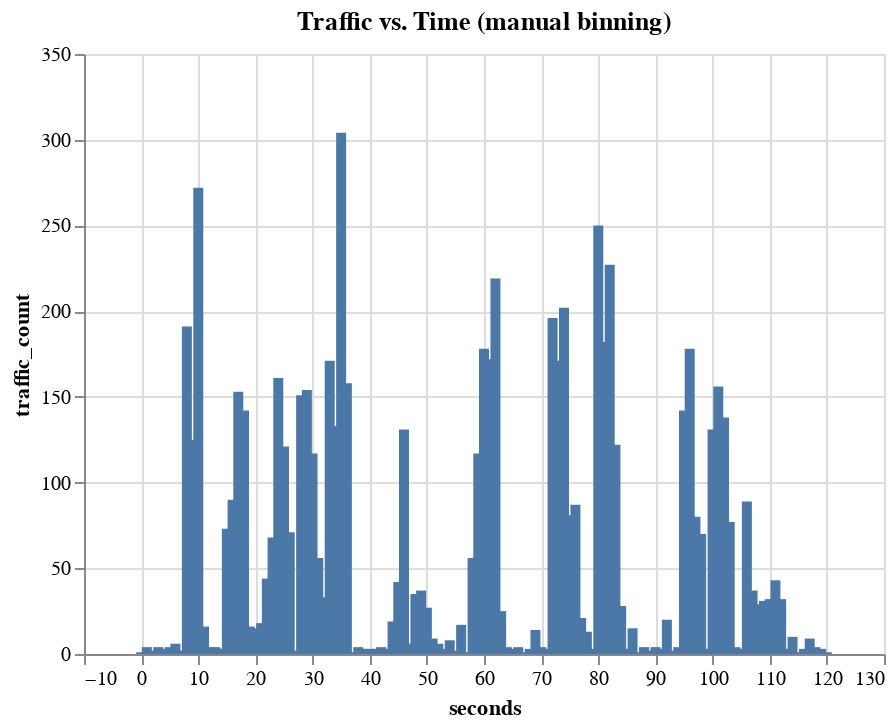

The cell this chart's notebook holds for it:
### Code cell
hand_binning(mitm_df)

### Figure 1 — Vega-Lite specification as saved in the notebook (floating-point values rounded to 4 significant figures)
{"config": {"view": {"continuousWidth": 400, "continuousHeight": 300}}, "data": {"name": "data-19a4d452d419d366790595c850613280"}, "mark": "bar", "encoding": {"x": {"type": "quantitative", "field": "seconds"}, "y": {"type": "quantitative", "field": "traffic_count"}}, "title": "Traffic vs. Time (manual binning)", "$schema": "https://vega.github.io/schema/vega-lite/v4.8.1.json", "datasets": {"data-19a4d452d419d366790595c850613280": [{"traffic_count": 1, "seconds": 0}, {"traffic_count": 4, "seconds": 1}, {"traffic_count": 2, "seconds": 2}, {"traffic_count": 4, "seconds": 3}, {"traffic_count": 3, "seconds": 4}, {"traffic_count": 4, "seconds": 5}, {"traffic_count": 6, "seconds": 6}, {"traffic_count": 2, "seconds": 7}, {"traffic_count": 191, "seconds": 8}, {"traffic_count": 125, "seconds": 9}, {"traffic_count": 272, "seconds": 10}, {"traffic_count": 16, "seconds": 11}, {"traffic_count": 4, "seconds": 12}, {"traffic_count": 4, "seconds": 13}, {"traffic_count": 3, "seconds": 14}, {"traffic_count": 73, "seconds": 15}, {"traffic_count": 90, "seconds": 16}, {"traffic_count": 153, "seconds": 17}, {"traffic_count": 142, "seconds": 18}, {"traffic_count": 16, "seconds": 19}, {"traffic_count": 15, "seconds": 20}, {"traffic_count": 18, "seconds": 21}, {"traffic_count": 44, "seconds": 22}, {"traffic_count": 68, "seconds": 23}, {"traffic_count": 161, "seconds": 24}, {"traffic_count": 121, "seconds": 25}, {"traffic_count": 71, "seconds": 26}, {"traffic_count": 2, "seconds": 27}, {"traffic_count": 151, "seconds": 28}, {"traffic_count": 154, "seconds": 29}, {"traffic_count": 117, "seconds": 30}, {"traffic_count": 56, "seconds": 31}, {"traffic_count": 33, "seconds": 32}, {"traffic_count": 171, "seconds": 33}, {"traffic_count": 133, "seconds": 34}, {"traffic_count": 304, "seconds": 35}, {"traffic_count": 158, "seconds": 36}, {"traffic_count": 1, "seconds": 37}, {"traffic_count": 4, "seconds": 38}, {"traffic_count": 3, "seconds": 39}, {"traffic_count": 3, "seconds": 40}, {"traffic_count": 3, "seconds": 41}, {"traffic_count": 4, "seconds": 42}, {"traffic_count": 3, "seconds": 43}, {"traffic_count": 19, "seconds": 44}, {"traffic_count": 42, "seconds": 45}, {"traffic_count": 131, "seconds": 46}, {"traffic_count": 6, "seconds": 47}, {"traffic_count": 35, "seconds": 48}, {"traffic_count": 37, "seconds": 49}, {"traffic_count": 27, "seconds": 50}, {"traffic_count": 9, "seconds": 51}, {"traffic_count": 6, "seconds": 52}, {"traffic_count": 3, "seconds": 53}, {"traffic_count": 8, "seconds": 54}, {"traffic_count": 2, "seconds": 55}, {"traffic_count": 17, "seconds": 56}, {"traffic_count": 1, "seconds": 57}, {"traffic_count": 56, "seconds": 58}, {"traffic_count": 117, "seconds": 59}, {"traffic_count": 178, "seconds": 60}, {"traffic_count": 172, "seconds": 61}, {"traffic_count": 219, "seconds": 62}, {"traffic_count": 25, "seconds": 63}, {"traffic_count": 4, "seconds": 64}, {"traffic_count": 3, "seconds": 65}, {"traffic_count": 4, "seconds": 66}, {"traffic_count": 1, "seconds": 67}, {"traffic_count": 3, "seconds": 68}, {"traffic_count": 14, "seconds": 69}, {"traffic_count": 4, "seconds": 70}, {"traffic_count": 3, "seconds": 71}, {"traffic_count": 196, "seconds": 72}, {"traffic_count": 171, "seconds": 73}, {"traffic_count": 202, "seconds": 74}, {"traffic_count": 81, "seconds": 75}, {"traffic_count": 87, "seconds": 76}, {"traffic_count": 21, "seconds": 77}, {"traffic_count": 13, "seconds": 78}, {"traffic_count": 3, "seconds": 79}, {"traffic_count": 250, "seconds": 80}, {"traffic_count": 182, "seconds": 81}, {"traffic_count": 227, "seconds": 82}, {"traffic_count": 122, "seconds": 83}, {"traffic_count": 28, "seconds": 84}, {"traffic_count": 3, "seconds": 85}, {"traffic_count": 15, "seconds": 86}, {"traffic_count": 1, "seconds": 87}, {"traffic_count": 4, "seconds": 88}, {"traffic_count": 2, "seconds": 89}, {"traffic_count": 4, "seconds": 90}, {"traffic_count": 3, "seconds": 91}, {"traffic_count": 20, "seconds": 92}, {"traffic_count": 2, "seconds": 93}, {"traffic_count": 4, "seconds": 94}, {"traffic_count": 142, "seconds": 95}, {"traffic_count": 178, "seconds": 96}, {"traffic_count": 80, "seconds": 97}, {"traffic_count": 70, "seconds": 98}, {"traffic_count": 3, "seconds": 99}, {"traffic_count": 131, "seconds": 100}, {"traffic_count": 156, "seconds": 101}, {"traffic_count": 138, "seconds": 102}, {"traffic_count": 77, "seconds": 103}, {"traffic_count": 4, "seconds": 104}, {"traffic_count": 3, "seconds": 105}, {"traffic_count": 89, "seconds": 106}, {"traffic_count": 37, "seconds": 107}, {"traffic_count": 29, "seconds": 108}, {"traffic_count": 31, "seconds": 109}, {"traffic_count": 32, "seconds": 110}, {"traffic_count": 43, "seconds": 111}, {"traffic_count": 32, "seconds": 112}, {"traffic_count": 3, "seconds": 113}, {"traffic_count": 10, "seconds": 114}, {"traffic_count": 1, "seconds": 115}, {"traffic_count": 3, "seconds": 116}, {"traffic_count": 9, "seconds": 117}, {"traffic_count": 4, "seconds": 118}, {"traffic_count": 3, "seconds": 119}, {"traffic_count": 1, "seconds": 120}]}}
